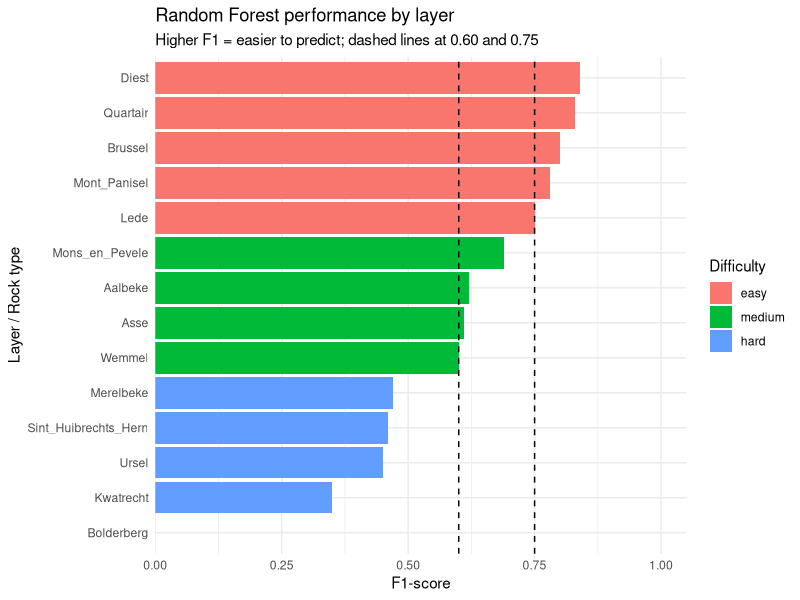
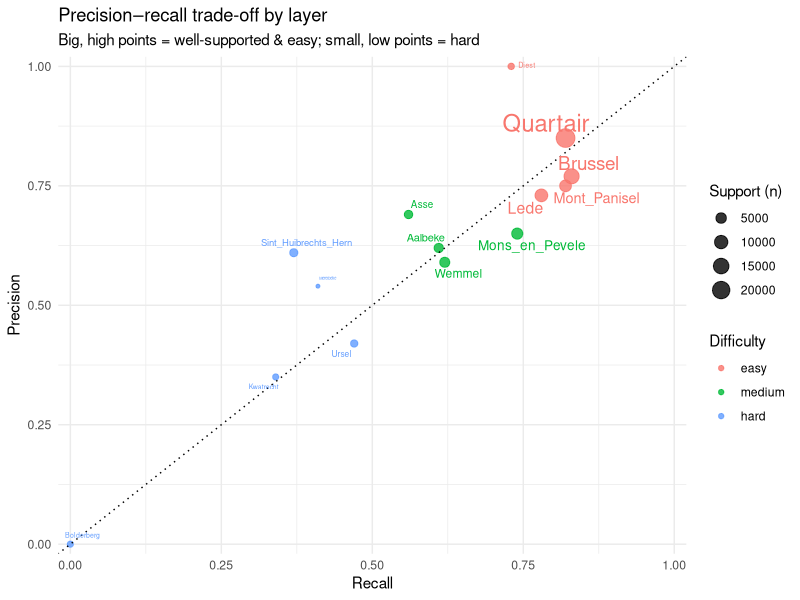
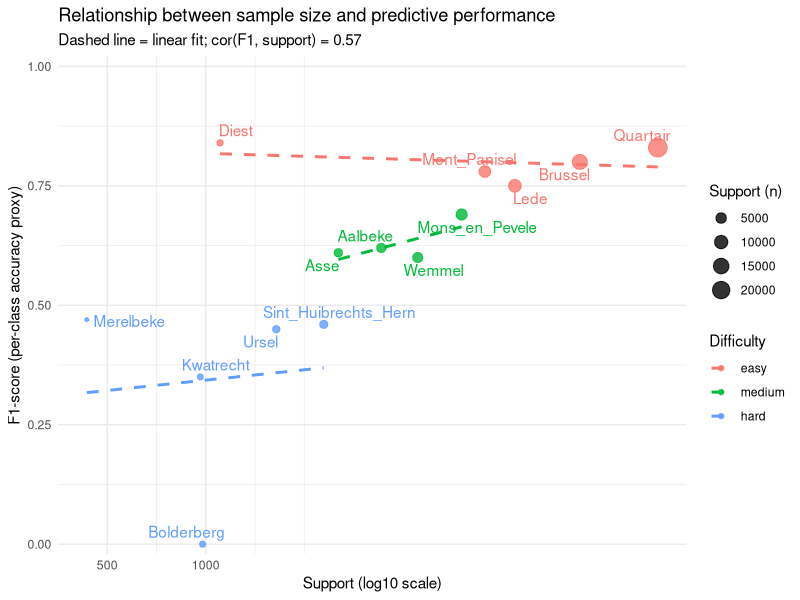
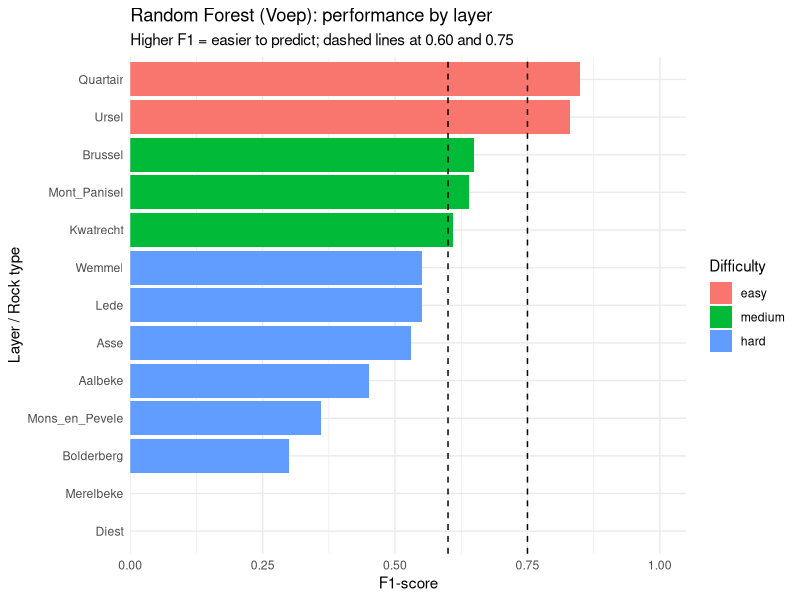
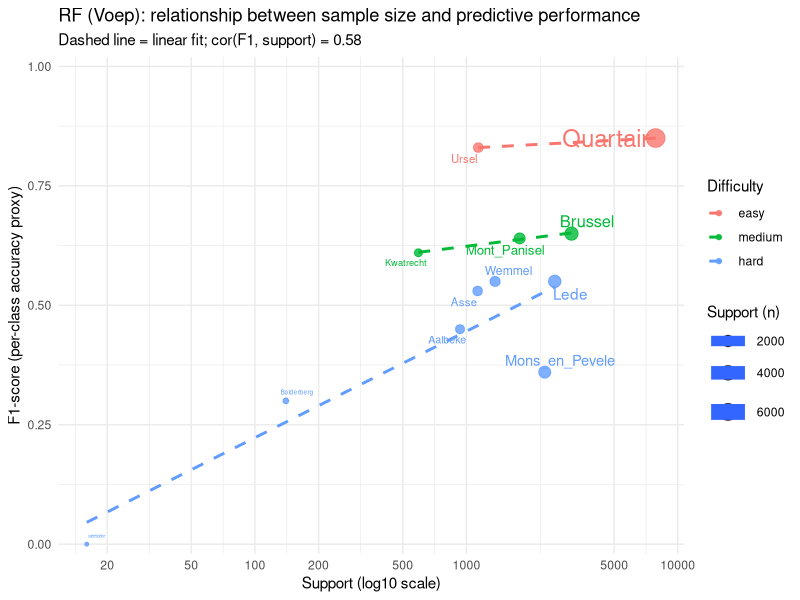
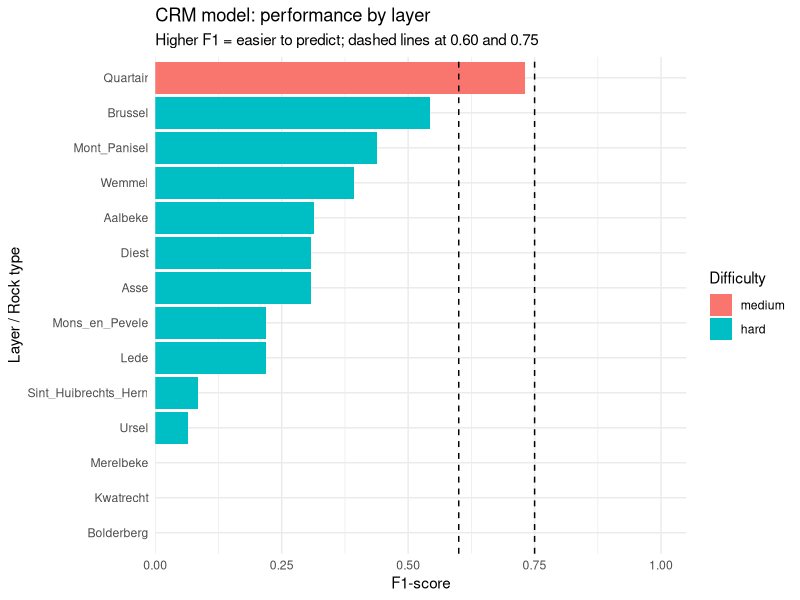
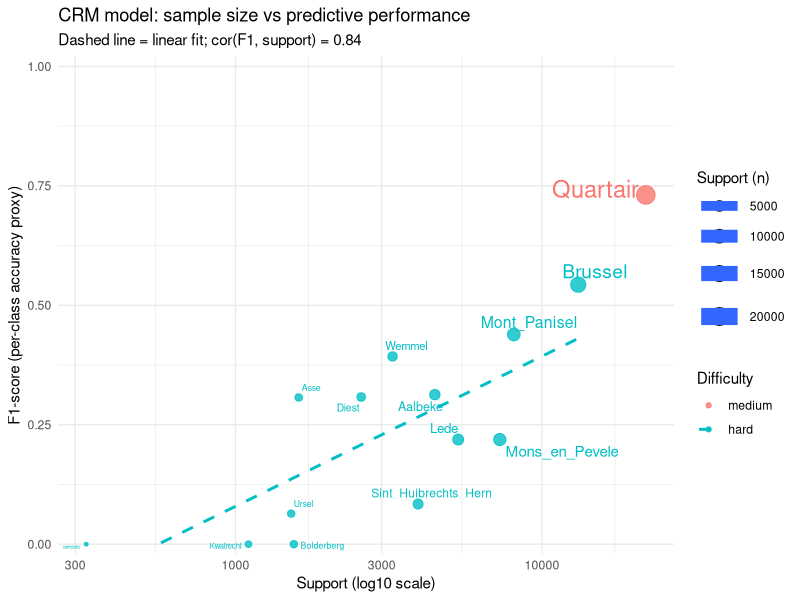

These charts were generated, in order, by the following R code:
## ---- chunk 1
knitr::opts_chunk$set(
  echo = TRUE,
  fig.width = 6.3,
  fig.height = 4,
  dpi = 500
)
## ---- chunk 2
library(dplyr)
library(ggplot2)
library(forcats)
library(ggrepel)  # for nicer text labels on the scatter plot

# -------------------------------------------------------------------
# 1. Enter the classification report as a data frame
# -------------------------------------------------------------------



metrics <-  tribble(
  ~layer,                 ~precision, ~recall, ~f1,   ~support,
  "Aalbeke",                 0.62,      0.61,   0.62,   3439,
  "Asse",                    0.69,      0.56,   0.61,   2542,
  "Bolderberg",              0.00,      0.00,   0.00,    978,
  "Brussel",                 0.77,      0.83,   0.80,  13906,
  "Diest",                   1.00,      0.73,   0.84,   1106,
  "Kwatrecht",               0.35,      0.34,   0.35,    962,
  "Lede",                    0.73,      0.78,   0.75,   8807,
  "Merelbeke",               0.54,      0.41,   0.47,    433,
  "Mons_en_Pevele",          0.65,      0.74,   0.69,   6055,
  "Mont_Panisel",            0.75,      0.82,   0.78,   7129,
  "Quartair",                0.85,      0.82,   0.83,  24071,
  "Sint_Huibrechts_Hern",    0.61,      0.37,   0.46,   2294,
  "Ursel",                   0.42,      0.47,   0.45,   1642,
  "Wemmel",                  0.59,      0.62,   0.60,   4444
)




# -------------------------------------------------------------------
# 2. Define “difficulty” based on F1 (you can tweak the cut–offs)
#    - easy   : F1 >= 0.75
#    - medium : 0.60 <= F1 < 0.75
#    - hard   : F1 < 0.60
# -------------------------------------------------------------------
metrics <- metrics %>%
  mutate(
    difficulty = case_when(
      f1 >= 0.75 ~ "easy",
      f1 >= 0.60 ~ "medium",
      TRUE       ~ "hard"
    ),
    difficulty = factor(difficulty, levels = c("easy", "medium", "hard")),
    # order layers by F1 so the plot reads from hardest (bottom) to easiest (top)
    layer = fct_reorder(layer, f1)
  )

# -------------------------------------------------------------------
# 3. Bar plot: which rocks are easy vs hard to predict?
# -------------------------------------------------------------------
p_f1 <- ggplot(metrics, aes(x = layer, y = f1, fill = difficulty)) +
  geom_col() +
  geom_hline(yintercept = 0.60, linetype = "dashed") +
  geom_hline(yintercept = 0.75, linetype = "dashed") +
  coord_flip() +
  scale_y_continuous(limits = c(0, 1), expand = expansion(mult = c(0, 0.05))) +
  labs(
    x = "Layer / Rock type",
    y = "F1-score",
    fill = "Difficulty",
    title = "Random Forest performance by layer",
    subtitle = "Higher F1 = easier to predict; dashed lines at 0.60 and 0.75"
  ) +
  theme_minimal()

p_f1
## ---- chunk 3
p_pr <- ggplot(metrics,
               aes(x = recall, y = precision,
                   colour = difficulty, size = support, label = layer)) +
  geom_point(alpha = 0.8) +
  geom_abline(slope = 1, intercept = 0, linetype = "dotted") +
  ggrepel::geom_text_repel(show.legend = FALSE, max.overlaps = 100) +
  scale_x_continuous(limits = c(0, 1), expand = expansion(mult = 0.02)) +
  scale_y_continuous(limits = c(0, 1), expand = expansion(mult = 0.02)) +
  labs(
    x = "Recall",
    y = "Precision",
    colour = "Difficulty",
    size = "Support (n)",
    title = "Precision–recall trade-off by layer",
    subtitle = "Big, high points = well-supported & easy; small, low points = hard"
  ) +
  theme_minimal()

p_pr

## ---- chunk 4

library(dplyr)
library(ggplot2)
library(ggrepel)

# 1. (Assumes 'metrics' already exists from previous code.)

# 2. Correlation between F1 ("accuracy") and sample size
cor_f1_support <- cor(metrics$f1, metrics$support)
cor_f1_support
# You can report this number in the text, e.g.
# "Correlation between F1-score and support = ..."

# 3. Scatter plot: F1 vs support
p_f1_support <- ggplot(metrics,
                       aes(x = support, y = f1,
                           colour = difficulty, label = layer)) +
  geom_point(aes(size = support), alpha = 0.8) +
  geom_smooth(method = "lm", se = FALSE, linetype = "dashed") +
  ggrepel::geom_text_repel(show.legend = FALSE, max.overlaps = 100) +
  scale_x_continuous(trans = "log10",
                     breaks = c(10, 20, 50, 100, 200, 500, 1000)) +
  scale_y_continuous(limits = c(0, 1), expand = expansion(mult = 0.02)) +
  labs(
    x = "Support (log10 scale)",
    y = "F1-score (per-class accuracy proxy)",
    colour = "Difficulty",
    size = "Support (n)",
    title = "Relationship between sample size and predictive performance",
    subtitle = paste0("Dashed line = linear fit; cor(F1, support) = ",
                      round(cor_f1_support, 2))
  ) +
  theme_minimal()

p_f1_support
## ---- chunk 5
# -------------------------------------------------------------------
# 1. Metrics table for RF on full Voep data
# -------------------------------------------------------------------
rf_voep <- tribble(
  ~layer,             ~precision, ~recall, ~f1,  ~support,
  "Aalbeke",              0.78,      0.31,  0.45,   933,
  "Asse",                 0.64,      0.45,  0.53,  1130,
  "Bolderberg",           0.25,      0.37,  0.30,   140,
  "Brussel",              0.67,      0.64,  0.65,  3142,
  "Diest",                0.00,      0.00,  0.00,     0,
  "Kwatrecht",            0.81,      0.49,  0.61,   593,
  "Lede",                 0.48,      0.64,  0.55,  2617,
  "Merelbeke",            0.00,      0.00,  0.00,    16,
  "Mons_en_Pevele",       0.70,      0.24,  0.36,  2348,
  "Mont_Panisel",         0.50,      0.91,  0.64,  1787,
  "Quartair",             0.83,      0.87,  0.85,  7854,
  "Ursel",                0.85,      0.80,  0.83,  1138,
  "Wemmel",               0.54,      0.57,  0.55,  1367
)

# -------------------------------------------------------------------
# 2. Difficulty labels and ordering by F1
# -------------------------------------------------------------------
rf_voep <- rf_voep %>%
  mutate(
    difficulty = case_when(
      f1 >= 0.75 ~ "easy",
      f1 >= 0.60 ~ "medium",
      TRUE       ~ "hard"
    ),
    difficulty = factor(difficulty, levels = c("easy", "medium", "hard")),
    layer = fct_reorder(layer, f1)  # order by F1
  )

# -------------------------------------------------------------------
# 3. Bar plot of F1 by layer (easy vs hard)
# -------------------------------------------------------------------
p_voep_f1 <- ggplot(rf_voep, aes(x = layer, y = f1, fill = difficulty)) +
  geom_col() +
  geom_hline(yintercept = 0.60, linetype = "dashed") +
  geom_hline(yintercept = 0.75, linetype = "dashed") +
  coord_flip() +
  scale_y_continuous(limits = c(0, 1), expand = expansion(mult = c(0, 0.05))) +
  labs(
    x = "Layer / Rock type",
    y = "F1-score",
    fill = "Difficulty",
    title = "Random Forest (Voep): performance by layer",
    subtitle = "Higher F1 = easier to predict; dashed lines at 0.60 and 0.75"
  ) +
  theme_minimal()

p_voep_f1

# -------------------------------------------------------------------
# 4. F1 vs support (sample size) – correlation plot
#    Drop Diest (support = 0) for log10 scale
# -------------------------------------------------------------------
rf_voep_plot <- rf_voep %>% filter(support > 0)

cor_voep_f1_support <- cor(rf_voep_plot$f1, rf_voep_plot$support)

p_voep_f1_support <- ggplot(rf_voep_plot,
                            aes(x = support, y = f1,
                                colour = difficulty,
                                size = support,
                                label = layer)) +
  geom_point(alpha = 0.8) +
  geom_smooth(method = "lm", se = FALSE, linetype = "dashed") +
  ggrepel::geom_text_repel(show.legend = FALSE, max.overlaps = 100) +
  scale_x_continuous(trans = "log10",
                     breaks = c(10, 20, 50, 100, 200, 500, 1000, 5000, 10000)) +
  scale_y_continuous(limits = c(0, 1), expand = expansion(mult = 0.02)) +
  labs(
    x = "Support (log10 scale)",
    y = "F1-score (per-class accuracy proxy)",
    colour = "Difficulty",
    size = "Support (n)",
    title = "RF (Voep): relationship between sample size and predictive performance",
    subtitle = paste0("Dashed line = linear fit; cor(F1, support) = ",
                      round(cor_voep_f1_support, 2))
  ) +
  theme_minimal()

p_voep_f1_support
## ---- chunk 6

# ----------------------------------------------------------
# 1. CRM model metrics table
# ----------------------------------------------------------
crm_model <- tribble(
  ~layer,                 ~precision, ~recall, ~f1,   ~support,
  "Aalbeke",                 0.380,    0.266,  0.313,   4473,
  "Asse",                    0.408,    0.245,  0.307,   1609,
  "Bolderberg",              0.000,    0.000,  0.000,   1551,
  "Brussel",                 0.553,    0.533,  0.543,  13133,
  "Diest",                   0.314,    0.302,  0.308,   2572,
  "Kwatrecht",               0.000,    0.000,  0.000,   1103,
  "Lede",                    0.218,    0.220,  0.219,   5330,
  "Merelbeke",               0.000,    0.000,  0.000,    326,
  "Mons_en_Pevele",          0.164,    0.328,  0.219,   7288,
  "Mont_Panisel",            0.429,    0.451,  0.439,   8095,
  "Quartair",                0.728,    0.734,  0.731,  21828,
  "Sint_Huibrechts_Hern",    0.103,    0.071,  0.084,   3945,
  "Ursel",                   0.245,    0.037,  0.064,   1520,
  "Wemmel",                  0.394,    0.392,  0.393,   3257
)

# ----------------------------------------------------------
# 2. Difficulty labels + ordering by F1
#    (same thresholds as before)
# ----------------------------------------------------------
crm_model <- crm_model %>%
  mutate(
    difficulty = case_when(
      f1 >= 0.75 ~ "easy",
      f1 >= 0.60 ~ "medium",
      TRUE       ~ "hard"
    ),
    difficulty = factor(difficulty, levels = c("easy", "medium", "hard")),
    layer = fct_reorder(layer, f1)   # order by F1
  )

# ----------------------------------------------------------
# 3. Bar plot: which layers are easy / hard for the CRM model?
# ----------------------------------------------------------
p_crm_f1 <- ggplot(crm_model, aes(x = layer, y = f1, fill = difficulty)) +
  geom_col() +
  geom_hline(yintercept = 0.60, linetype = "dashed") +
  geom_hline(yintercept = 0.75, linetype = "dashed") +
  coord_flip() +
  scale_y_continuous(limits = c(0, 1), expand = expansion(mult = c(0, 0.05))) +
  labs(
    x = "Layer / Rock type",
    y = "F1-score",
    fill = "Difficulty",
    title = "CRM model: performance by layer",
    subtitle = "Higher F1 = easier to predict; dashed lines at 0.60 and 0.75"
  ) +
  theme_minimal()

p_crm_f1

# ----------------------------------------------------------
# 4. F1 vs support: does more data help the CRM model?
# ----------------------------------------------------------
cor_crm_f1_support <- cor(crm_model$f1, crm_model$support)

p_crm_f1_support <- ggplot(crm_model,
                           aes(x = support, y = f1,
                               colour = difficulty,
                               size = support,
                               label = layer)) +
  geom_point(alpha = 0.8) +
  geom_smooth(method = "lm", se = FALSE, linetype = "dashed") +
  ggrepel::geom_text_repel(show.legend = FALSE, max.overlaps = 100) +
  scale_x_continuous(
    trans = "log10",
    breaks = c(100, 300, 1000, 3000, 10000, 30000)
  ) +
  scale_y_continuous(limits = c(0, 1), expand = expansion(mult = 0.02)) +
  labs(
    x = "Support (log10 scale)",
    y = "F1-score (per-class accuracy proxy)",
    colour = "Difficulty",
    size   = "Support (n)",
    title = "CRM model: sample size vs predictive performance",
    subtitle = paste0("Dashed line = linear fit; cor(F1, support) = ",
                      round(cor_crm_f1_support, 2))
  ) +
  theme_minimal()

p_crm_f1_support
